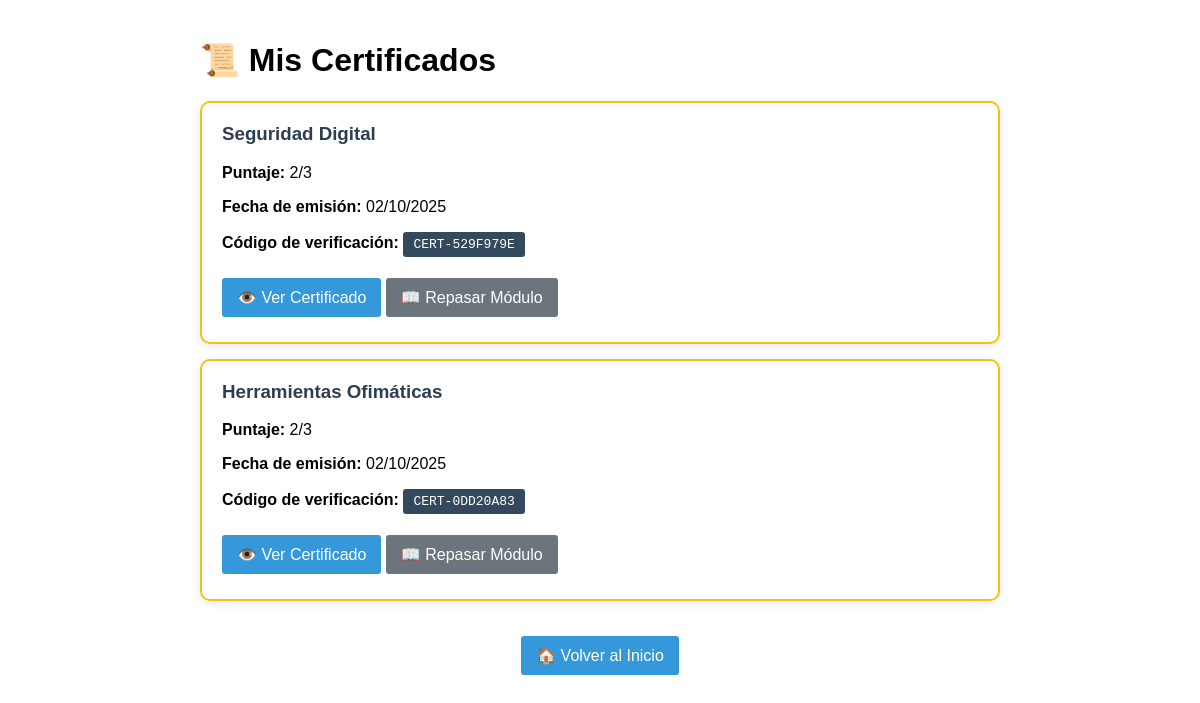
The page /certificados/mis-certificados/ (signed in) on the database its author committed.
### certificados/models.py (models this page shows, shortened)
class Certificado(models.Model):
    usuario = models.ForeignKey(Usuario, on_delete=models.CASCADE)
    modulo = models.ForeignKey(Modulo, on_delete=models.CASCADE)
    codigo_verificacion = models.CharField(max_length=50, unique=True)
    fecha_emision = models.DateTimeField(auto_now_add=True)
    fecha_completacion = models.DateTimeField()
    puntaje_final = models.IntegerField()
    class Meta:
        unique_together = ['usuario', 'modulo']

### cursos/models.py (models this page shows, shortened)
class Modulo(models.Model):
    nombre = models.CharField(max_length=100)
    descripcion = models.TextField()
    duracion_estimada = models.IntegerField(help_text="Duración en minutos")
    orden = models.IntegerField(default=0)
    activo = models.BooleanField(default=True)
    class Meta:
        ordering = ['orden']

### certificados/views.py (the view)
# urls.py: path('mis-certificados/', views.mis_certificados, name='mis_certificados'),
@login_required
def mis_certificados(request):
    certificados = Certificado.objects.filter(usuario=request.user).order_by('-fecha_emision')
    return render(request, 'certificados/lista.html', {
        'certificados': certificados
    })

### templates/certificados/lista.html (shortened to what this page needs)
<!DOCTYPE html>
<html>
<head>
    {% load static %}
    <link rel="stylesheet" href="{% static 'css/style.css' %}">
</head>
<body>
    <h1>📜 Mis Certificados</h1>
    <div class="certificados-lista">
        {% if certificados %}
            {% for certificado in certificados %}
            <div class="certificado-item">
                <h3>{{ certificado.modulo.nombre }}</h3>
                <p><strong>Puntaje:</strong> {{ certificado.puntaje_final }}/3</p>
                <p><strong>Fecha de emisión:</strong> {{ certificado.fecha_emision|date:"d/m/Y" }}</p>
                <p><strong>Código de verificación:</strong>
                   <span class="certificado-codigo">{{ certificado.codigo_verificacion }}</span>
                </p>
                <div style="margin-top: 15px;">
                    <a href="{% url 'certificados:generar_certificado' certificado.modulo.id %}" class="btn">
                        👁️ Ver Certificado
                    </a>
                    <a href="{% url 'cursos:modulo_detalle' certificado.modulo.id %}" class="btn btn-secondary">
                        📖 Repasar Módulo
                    </a>
                </div>
            </div>
            {% endfor %}
        {% else %}
            <div class="sin-certificados">
                <h2>📝 Aún no tienes certificados</h2>
                <p>Completa los módulos y aprueba los diagnósticos para obtener tus certificados.</p>
                <a href="{% url 'cursos:lista_modulos' %}" class="btn">Ir a Módulos</a>
            </div>
        {% endif %}
    </div>
    <div style="text-align: center; margin-top: 30px;">
        <a href="{% url 'cursos:lista_modulos' %}" class="btn">🏠 Volver al Inicio</a>
    </div>
</body>
</html>

### static/css/style.css (style rules this page uses)
body { font-family: Arial, sans-serif; max-width: 800px; margin: 0 auto; padding: 20px; }
a { color: #3498db; text-decoration: none; }
.btn { background: #3498db; color: white; padding: 10px 15px; border: none; border-radius: 3px; cursor: pointer; display: inline-block; margin: 5px 0; }
.btn-secondary { background: #6c757d; }

### templates/certificados/lista.html (style rules this page uses)
.certificados-lista { max-width: 800px; margin: 0 auto; }
.certificado-item { background: white; border: 2px solid #f1c40f; border-radius: 10px; padding: 20px; margin: 15px 0; box-shadow: 0 2px 10px rgba(0,0,0,0.1); }
.certificado-item h3 { color: #2c3e50; margin-top: 0; }
.certificado-codigo { font-family: monospace; background: #34495e; color: white; padding: 5px 10px; border-radius: 3px; display: inline-block; }

### rows shown on the page
Certificado: modulo.nombre "Seguridad Digital", puntaje_final "2", fecha_emision "02/10/2025", codigo_verificacion "CERT-529F979E"
Certificado: modulo.nombre "Herramientas Ofimáticas", puntaje_final "2", fecha_emision "02/10/2025", codigo_verificacion "CERT-0DD20A83"
